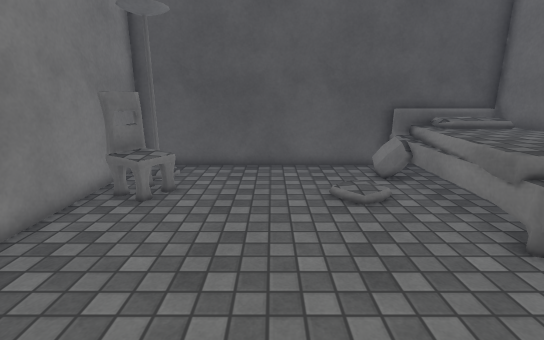
View 1 (above)

12 first-person views from a walk through a scene from a Unity 3-D project. The camera is 1.5 m above the floor, tilts 14° down and sees 85° across. The floor is counted in squares, 0.47 m on a side. Each view is taken from the middle of a square. On the plan, view 1 faces up. The plan holds only what a view shows up to about 20 squares ahead; the rest is blank. The player is left out. Some animated figures are left out. Surface patterns are stand-ins for the level's own textures.

View 2
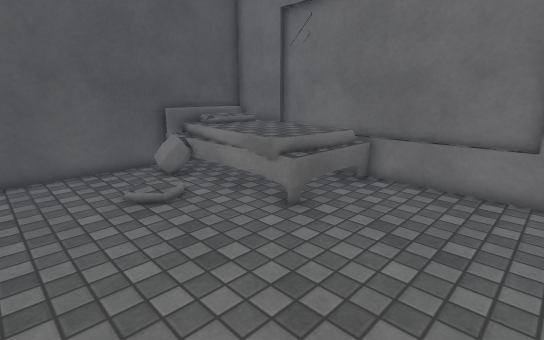

View 3
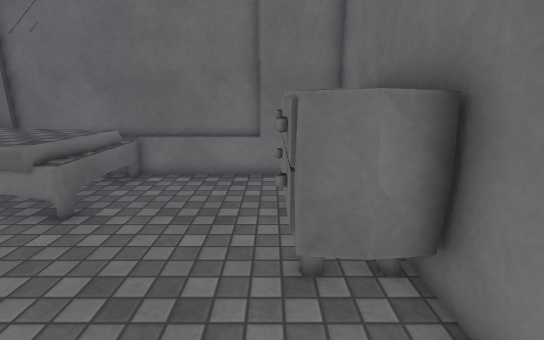

View 4
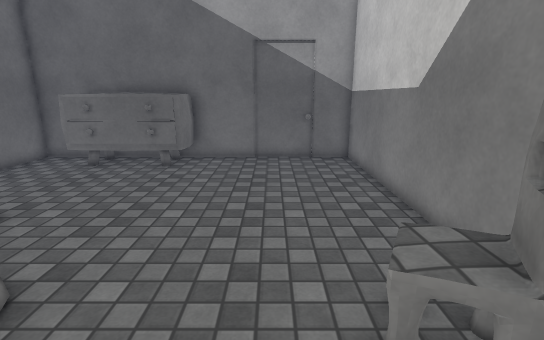

View 5
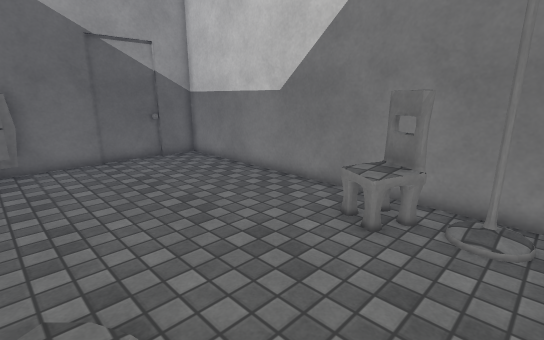

View 6
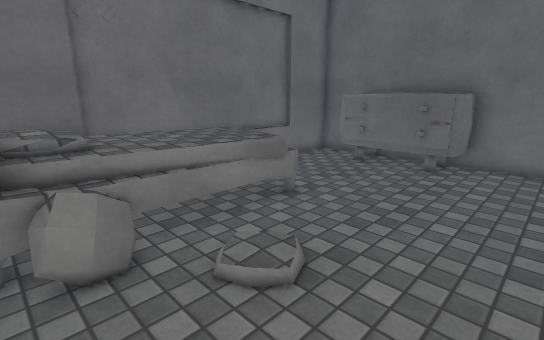

View 7
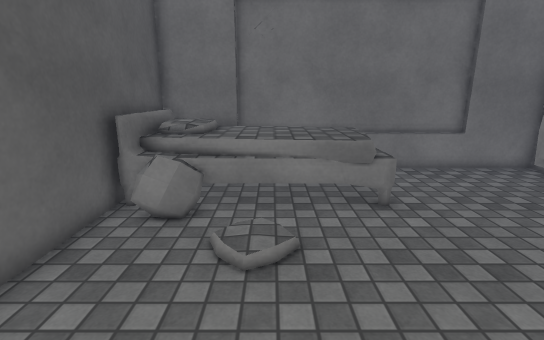

View 8
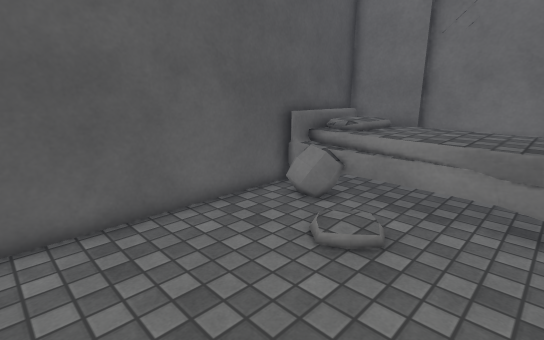

View 9
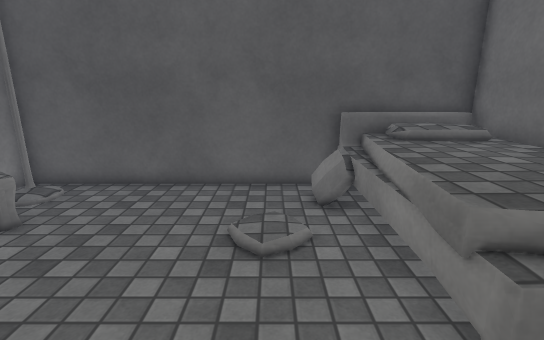

View 10
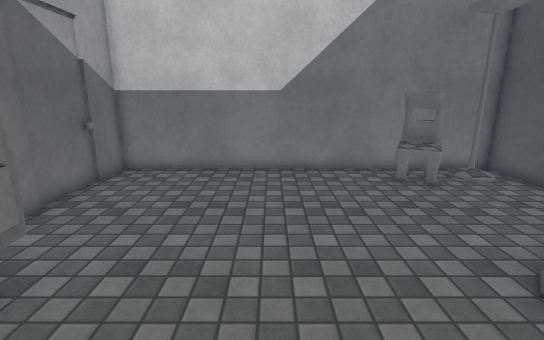

View 11
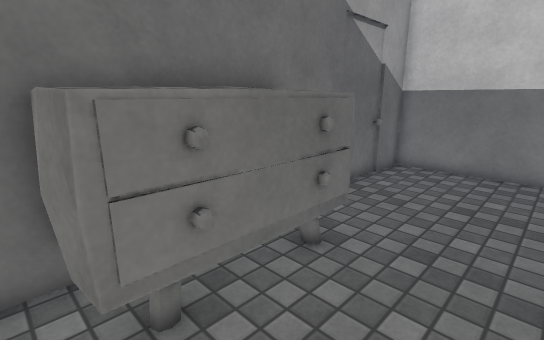

View 12
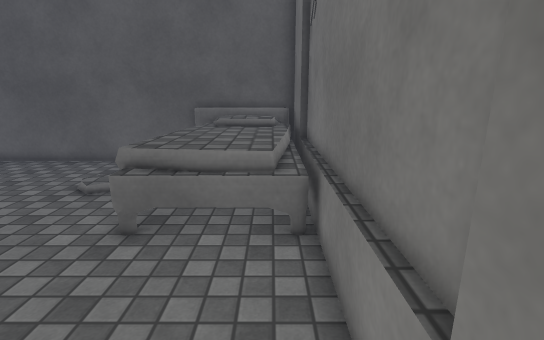

### Floor plan
Points are (right, up) in squares from view 1. A wall is a line through its corners. A room is listed if a view was taken in it or the views show most of it. See-through windows are left out.
Room 1 (views 1, 2, 3, 4, 5, 6, 7, 8, 9, 10, 11, 12)
walls: (6, -0.1) (6.7, -0.3); (1.9, -1.6) (2.1, -0.3) (7.4, -0.3) (7.5, -1.5); (2.1, -2.6) (2, -1.4); (7.4, -1.4) (7.4, -2.5); (10.4, 0.4) (10.4, 10.5); (-6.1, 13.7) (-6.1, -2.7) (10.1, -2.7) (10.1, 13.7) (-6.1, 13.7)
low walls: (5.1, 11) (4.8, 11.1) (4.5, 11.3); (5.1, 11) (4.7, 11.9); (5.2, 11) (4.8, 11.1) (4.3, 12.4); (5, 11.2) (4.7, 12.5); (5.2, 11.2) (5, 11.7); (4.7, 11.6) (4.5, 12.6); (5.1, 11.6) (4.9, 12.4)
objects: other object (-5, 9) to (-3, 11); other object (-5, 12); other object (5, 5) to (9, 13)

Where each view was taken, in squares from view 1:
view 1: 0 up, 0 right, facing up
view 2: 0 up, 1 left, facing up-right
view 3: 0 up, 2 left, facing right
view 4: 13 up, 2 left, facing down
view 5: 13 up, 3 right, facing down-left
view 6: 13 up, 1 left, facing down-right
view 7: 9 up, 3 left, facing right
view 8: 6 up, 3 left, facing up-right
view 9: 3 up, 3 right, facing up
view 10: 4 up, 7 right, facing left
view 11: 3 up, 8 right, facing down-left
view 12: 1 down, 9 right, facing up
